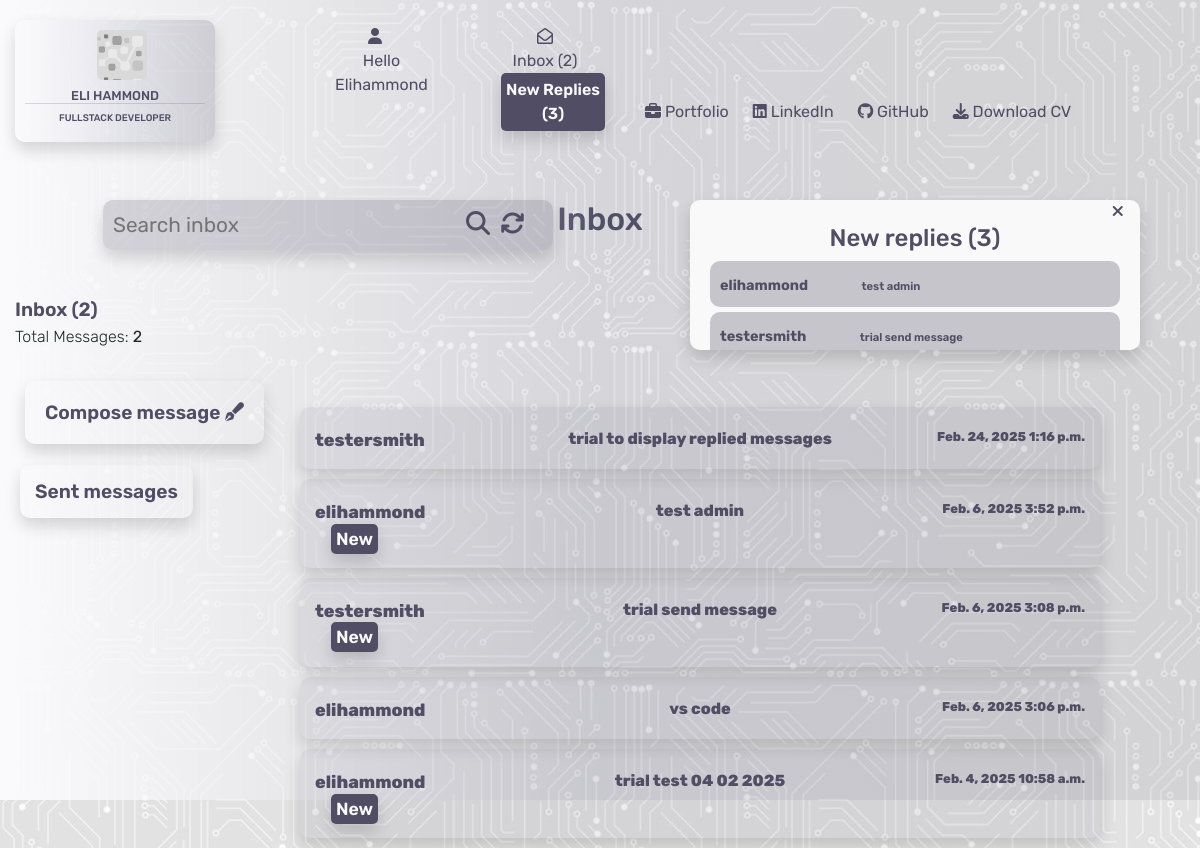
The app's page /contacts/ (signed in), older data.
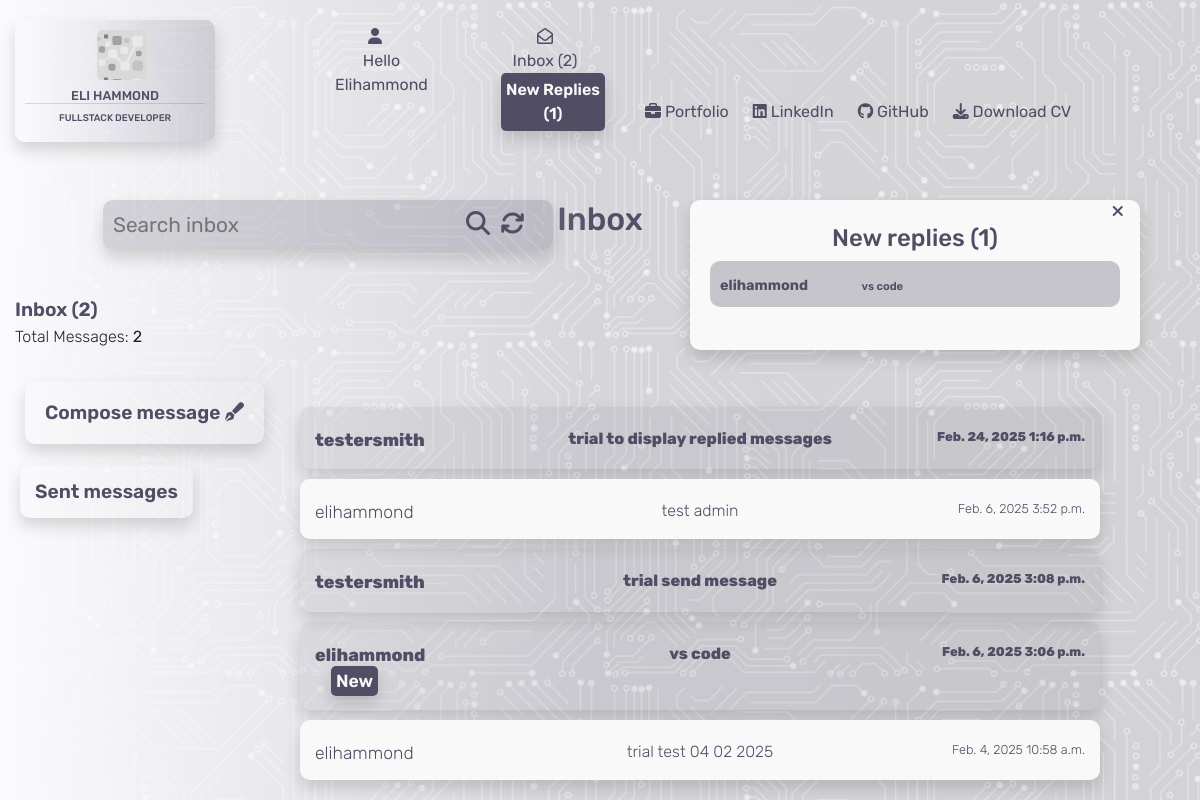
The same page, newer data.
### contacts/models.py (models this page shows)
class Contacts(models.Model):
    class Meta:
        verbose_name_plural = "Contacts"
    name = models.CharField(max_length=26)
    send_to = models.CharField(max_length=240)
    subject = models.CharField(max_length=52, null=True, blank=True)
    email = models.EmailField()
    phone = models.IntegerField()
    message = models.TextField()
    date = models.DateField(auto_now_add=True)
    time = models.TimeField(auto_now_add=True)
    read = models.BooleanField(default=False)
    has_reply = models.BooleanField(default=False)
    new_reply = models.BooleanField(default=False)

### contacts/views.py (the view)
# urls.py: path('', views.contacts, name='contacts'),
@login_required
def contacts(request):
    inbox = Contacts.objects.all().order_by('-date', '-time')
    replied = Replied.objects.all()
    if request.GET:
        if 'q' in request.GET:
            query = request.GET['q']
            queries = Q(name__icontains=query) | Q(subject__icontains=query) | Q(message__icontains=query)
            inbox = inbox.filter(queries)
    context = {
        'inbox': inbox,
        'replied': replied,
    }
    return render(request, 'contacts/contacts.html', context)

### contacts/contexts.py (called while the page is built)
def contacts_inbox(request):
    user = request.user.id
    if user:
        user_inbox = get_object_or_404(User, username=request.user)
        inbox = Contacts.objects.filter(send_to=user_inbox)
        replied = Replied.objects.filter(name=user_inbox)
        reply_message = Contacts.objects.filter(new_reply=True)
        unread_messages = inbox.filter(read=False).count()
        message_count = len(inbox)
        reply_num = len(reply_message)
        context = {
            'inbox': inbox,
            'message_count': message_count,
            'unread_messages': unread_messages,
            'replied': replied,
            'reply_num': reply_num,
        }
    else:
        inbox = Contacts.objects.all()
        context = {
            'inbox': inbox
        }
    return context

### contacts/templates/contacts/contacts.html (shortened to what the changed rows need)
{% extends "base.html" %}
{% load static %}
{% block content %}
<div class="container-fluid">
    <div class="row">
        <div class="col-4">
            <h2 class="header">Inbox</h2>
        </div>
        <div class="col-4">
            {% if reply_num >= 1 %}
            <div class="new-reply-load-box shadow">
                <div class="reply-box-close"><i class="fa-solid fa-xmark"></i></div>
                <h4>New replies ({{ reply_num }})</h4>
                {% for i in inbox %}
                {% if i.new_reply %}
                <a href="{% url 'open_message' i.id %}">
                  <div class="new-reply-load">
                    <span class="new-reply-name">{{ i.name }}</span>
                    <span class="new-reply-subject">{{ i.subject }}</span>
                  </div>
                </a>
                {% endif %}
                {% endfor %}
            </div>
            {% endif %}
        </div>
    </div>
    {% for i in inbox %}
    <div class="row">
        <div class="col-3">
        </div>
        {% if i.send_to == user.username %}
        <div class="col-8">
            <div class="message-display">
                <div class="row message-container {% if i.read %}opened-message{% else %}unread-message{% endif %} shadow">
                    <div class="col-3">
                        <a href="{% url 'open_message' i.id %}">
                            <p class="inbox-name">{{ i.name }}{% if i.new_reply == True %} <span class="new-reply ml-3 shadow">New</span>
                                {% endif %}
                            </p>
                        </a>
                    </div>
                    <div class="col-6">
                        <a href="{% url 'open_message' i.id %}">
                            {% if i.subject %}
                            <p class="inbox-subject">{{ i.subject }}</p>
                            {% else %}
                            <p class="inbox-subject">no subject</p>
                            {% endif %}
                        </a>
                    </div>
                    <div class="col-3">
                        <a href="{% url 'open_message' i.id %}">
                            <p class="inbox-date-time">{{ i.date }} {{ i.time }}</p>
                        </a>
                    </div>
                </div>
            </div>
        </div>
        {% endif %}
        <div class="col-1"></div>
    </div>
    {% if i.name == user.username %}
    <div class="row">
        <div class="col-3"></div>
        {% if i.has_reply == True %}
        <div class="col-8">
            <div class="message-display">
                <div class="row message-container {% if i.read %}opened-message{% else %}unread-message{% endif %} shadow">
                    <div class="col-3">
                        <a href="{% url 'open_message' i.id %}">
                            <p class="inbox-name">{{ i.name }}{% if i.new_reply == True %} <span class="new-reply ml-3 shadow">New</span>
                            {% endif %}</p>
                        </a>
                    </div>
                    <div class="col-6">
                        <a href="{% url 'open_message' i.id %}">
                            {% if i.subject %}
                            <p class="inbox-subject">{{ i.subject }}</p>
                            {% else %}
                            <p class="inbox-subject">no subject</p>
                            {% endif %}
                        </a>
                    </div>
                    <div class="col-3">
                        <a href="{% url 'open_message' i.id %}">
                            <p class="inbox-date-time">{{ i.date }} {{ i.time }}</p>
                        </a>
                    </div>
                </div>
            </div>
        </div>
        {% endif %}
        <div class="col-1"></div>
    </div>
    {% endif %}
    {% endfor %}
</div>
{% endblock %}

### templates/base.html (shortened to what this page needs)
{% load static %}
<!DOCTYPE html>
<html lang="en">
<head>
    {% block corecss %}
        <link rel="stylesheet" href="https://stackpath.bootstrapcdn.com/bootstrap/4.4.1/css/bootstrap.min.css">
        <link rel="stylesheet" href="https://cdnjs.cloudflare.com/ajax/libs/font-awesome/6.6.0/css/all.min.css">
        <link rel="stylesheet" href="https://cdnjs.cloudflare.com/ajax/libs/font-awesome/6.6.0/css/all.min.css">
        <link rel="stylesheet" href="{% static 'css/base.css' %}">
    {% endblock %}
</head>
<body>
    <div class="opaque"></div>
    <header>
        <nav>
            <div class="container-fluid">
                <div class="row">
                    <div class="col-md-3">
                        <a href="{% url 'home' %}">
                            <div class="logo shadow">
                                <div class="logo-logo"></div>
                                <h5>Eli Hammond</h5>
                                <h6>Fullstack Developer</h6>
                            </div>
                        </a>
                    </div>
                    <div class="col-lg-3 col-md-6">
                        <div class="row">
                            <div class="col-md-6">
                                <div class="dropdown">
                                    <div class="dropbtn">
                                        <div class="icon"><i class="fa-solid fa-user"></i></div>
                                        {% if request.user.is_authenticated %}
                                            <div class="hello">
                                                <span class="d-none d-md-block">Hello</span> {{ user.username|capfirst }}
                                            </div>
                                        {% else %}
                                            Login/Register
                                        {% endif %}
                                    </div>
                                </div>
                            </div>
                            <div class="col-md-6 d-none d-md-block">
                                {% if request.user.is_authenticated %}
                                    <div class="message-box">
                                        <a href="{% url 'contacts' %}">
                                            <div class="icon"><i class="fa-regular fa-envelope-open"></i></div>
                                            Inbox ({{ unread_messages }})
                                            {% if reply_num >= 1 %} <p class="new-reply ml-3 shadow">New Replies ({{ reply_num }})</p>{% endif %}
                                        </a>
                                    </div>
                                {% endif %}
                            </div>
                        </div>
                    </div>
                    <div class="col-lg-6 col-md-3">
                    </div>
                </div>
                <div class="row bottom-header">
                    <div class="col-md-6"></div>
                    <div class="col-md-6 d-none d-lg-block">
                        <ul>
                            <li>
                                <a href="{% url 'portfolio' %}">{% block custom_style %}<i class="fa-solid fa-briefcase"></i> Portfolio{% endblock %}</a>
                            </li>
                            <li>
                                <a href="https://www.linkedin.com/in/elliot-hammond-286739298/" target="_blank"><i class="fa-brands fa-linkedin"></i> LinkedIn</a>
                            </li>
                            <li>
                                <a href="https://github.com/e-h-dev" target="_blank"><i class="fa-brands fa-github"></i> GitHub</a>
                            </li>
                            <li>
                                <a href="/media/CV.pdf" target="_blank"><i class="fa-solid fa-download"></i> Download CV</a>
                            </li>
                        </ul>
                    </div>
                </div>
            </div>
        </nav>
    </header>
    {% block content %}
    {% endblock %}
</body>
</html>

Row changes from the older to the newer data that the page shows:
no longer on one of the page's lists (row edited): Contacts: name "elihammond", subject "test admin"
no longer on one of the page's lists (row edited): Contacts: name "testersmith", subject "trial send message"
now on one of the page's lists (row edited): Contacts: name "elihammond", subject "vs code"
changed Contacts "vs code": now shows "New"
changed Contacts "test admin": read False → True (drawn); no longer shows "New"
changed Contacts "trial send message": no longer shows "New"
changed Contacts "trial test 04 02 2025": read False → True (drawn); no longer shows "New"
Text that changed along with them:
{{ reply_num }}: "3" → "1"
